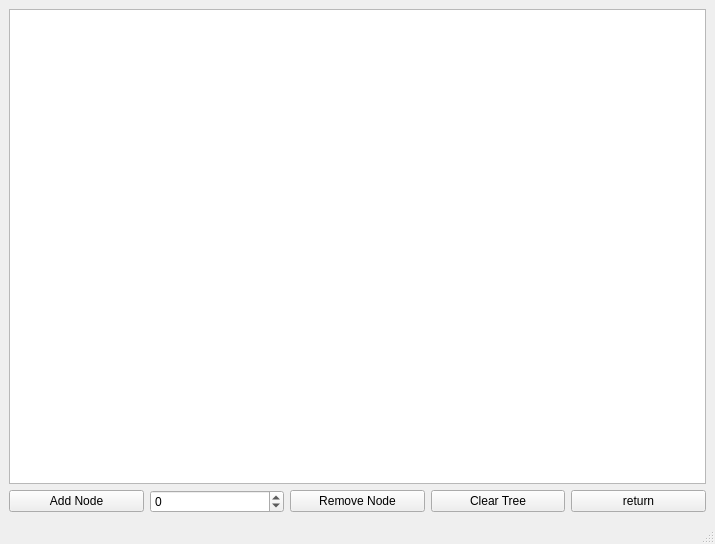
<?xml version="1.0" encoding="UTF-8"?>
<ui version="4.0">
 <class>AVLWindow</class>
 <widget class="QMainWindow" name="AVLWindow">
  <property name="geometry">
   <rect>
    <x>0</x>
    <y>0</y>
    <width>715</width>
    <height>544</height>
   </rect>
  </property>
  <property name="windowTitle">
   <string>MainWindow</string>
  </property>
  <widget class="QWidget" name="centralwidget">
   <layout class="QVBoxLayout" name="verticalLayout_2">
    <item>
     <layout class="QVBoxLayout" name="verticalLayout">
      <item>
       <widget class="QGraphicsView" name="treeView"/>
      </item>
      <item>
       <layout class="QHBoxLayout" name="horizontalLayout">
        <item>
         <widget class="QPushButton" name="addButton">
          <property name="text">
           <string>Add Node</string>
          </property>
         </widget>
        </item>
        <item>
         <widget class="QSpinBox" name="valueSpinBox">
          <property name="minimum">
           <number>-100</number>
          </property>
         </widget>
        </item>
        <item>
         <widget class="QPushButton" name="removeButton">
          <property name="text">
           <string>Remove Node</string>
          </property>
         </widget>
        </item>
        <item>
         <widget class="QPushButton" name="clearButton">
          <property name="text">
           <string>Clear Tree</string>
          </property>
         </widget>
        </item>
        <item>
         <widget class="QPushButton" name="retBtn">
          <property name="text">
           <string>return</string>
          </property>
         </widget>
        </item>
       </layout>
      </item>
     </layout>
    </item>
   </layout>
  </widget>
  <widget class="QStatusBar" name="statusbar"/>
 </widget>
 <resources/>
 <connections/>
</ui>
